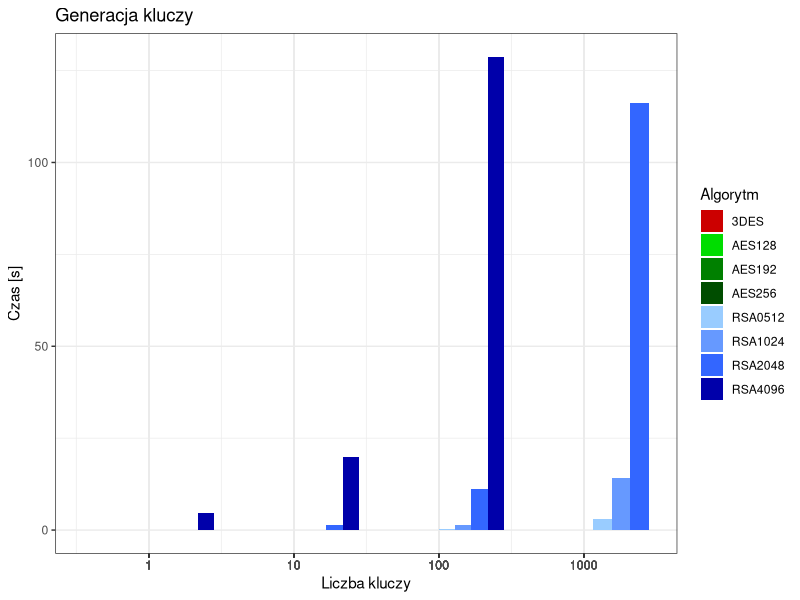
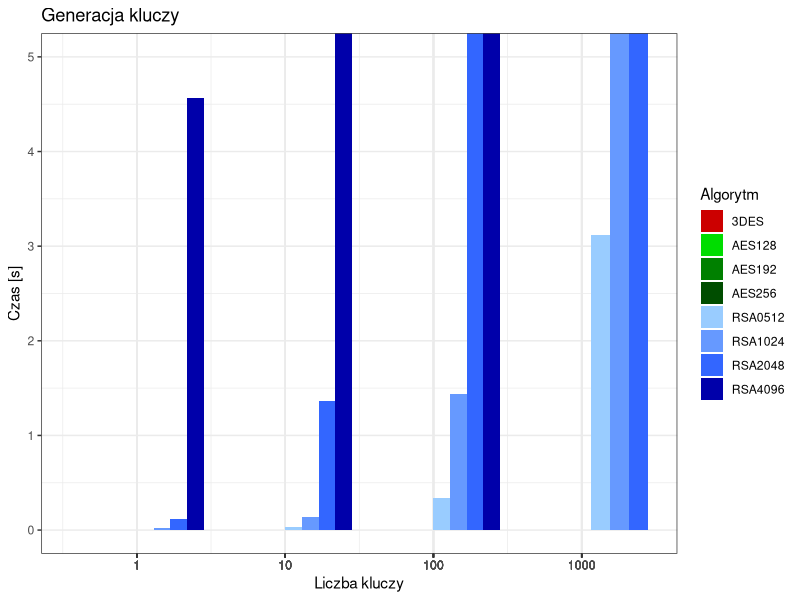
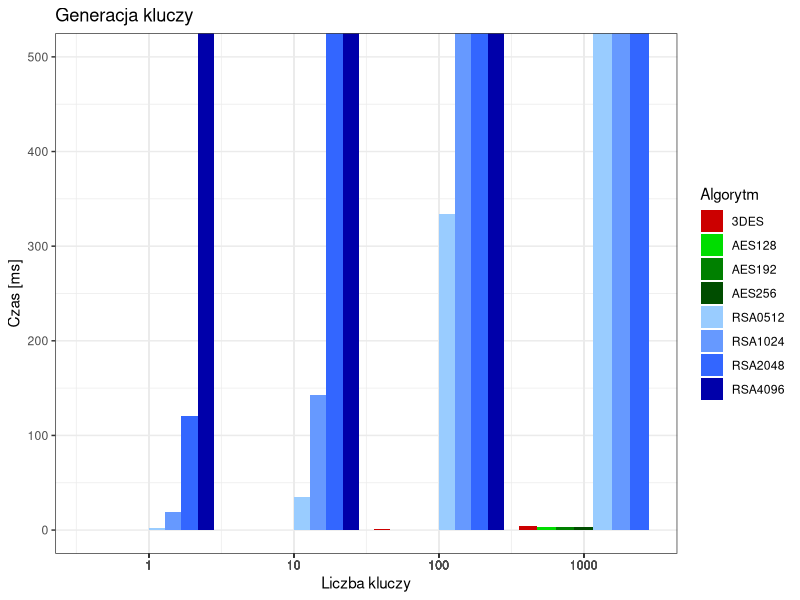
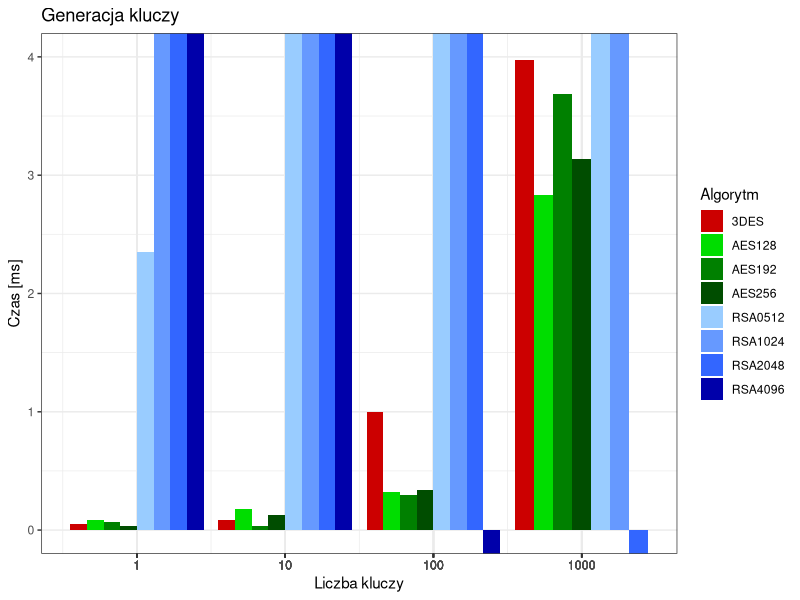
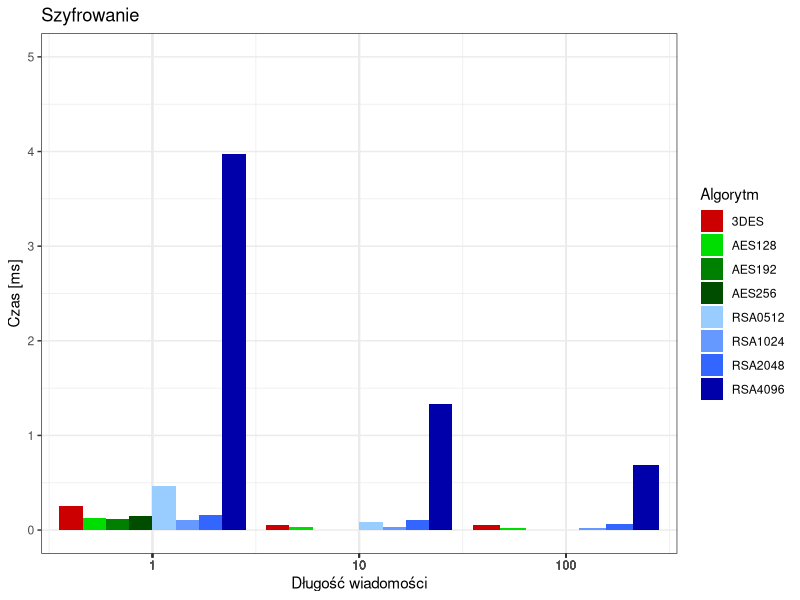
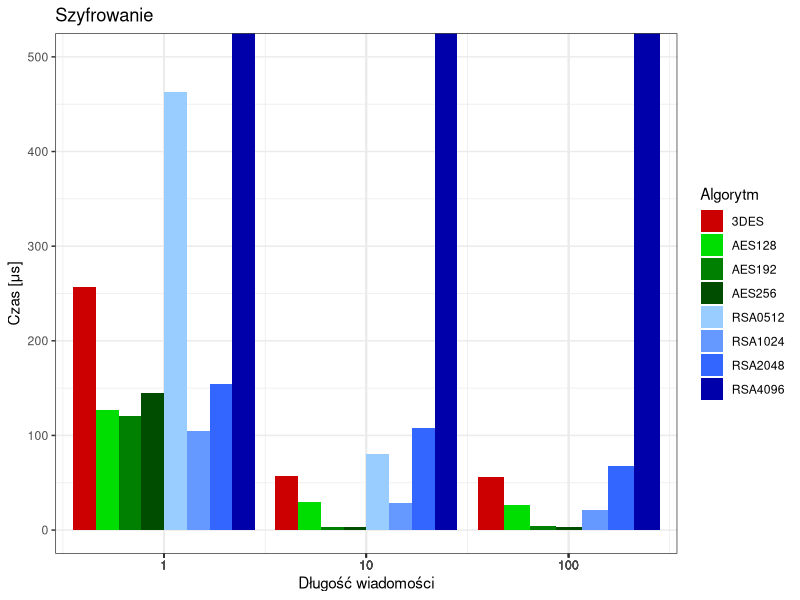
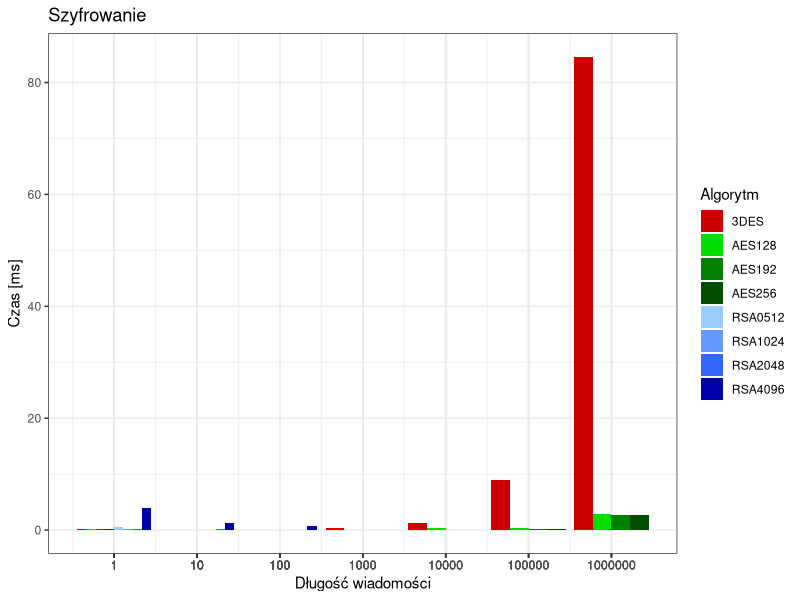
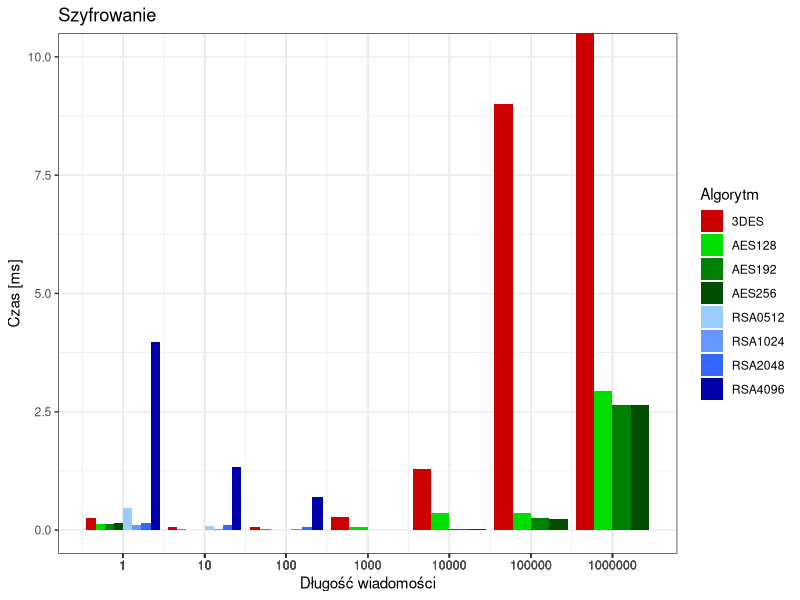

These figures' R source, in order:
## ---- chunk 1
library(ggplot2)
library(tidyr)
library(RColorBrewer)

data <- read.csv('result.csv', strip.white=TRUE)
source_df <- as.data.frame(data)
source_df$Microseconds <- source_df$Nanoseconds / 1000
source_df$Milliseconds <- source_df$Nanoseconds / 1000000
source_df$Seconds <- source_df$Nanoseconds / 1000000000

keygen_df <- source_df[source_df$Test == 'keygen',]
encode_df <- source_df[source_df$Test == 'encoding',]
decode_df <- source_df[source_df$Test == 'decoding',]

colours <- c("#CC0000", "#00DD00", "#008000", "#004d00", "#99CCFF", "#6699FF", "#3366FF", "#0000AA")
## ---- chunk 2
options(scipen = 999)  # disable scientific notation
## ---- chunk 3
time_gg <- function(data_, aes_) {
  plot <- ggplot(data_, aes_) +
  theme_bw() +
  geom_col(position = 'dodge') +
  scale_x_log10(breaks=data_$Size) +
  scale_fill_manual(values = colours)
}

time_gg_ylim <- function(data_, aes_, ylim_) {
  time_gg(data_, aes_) + coord_cartesian(ylim = c(0, ylim_))
}
## ---- chunk 4
time_gg(keygen_df, aes(x=Size, y=Seconds, fill=Algorithm)) +
  labs(title='Generacja kluczy', x='Liczba kluczy', y='Czas [s]', fill='Algorytm')
## ---- chunk 5
time_gg_ylim(keygen_df, aes(x=Size, y=Seconds, fill=Algorithm), 5) +
  labs(title='Generacja kluczy', x='Liczba kluczy', y='Czas [s]', fill='Algorytm')
## ---- chunk 6
time_gg_ylim(keygen_df, aes(x=Size, y=Milliseconds, fill=Algorithm), 500) +
  labs(title='Generacja kluczy', x='Liczba kluczy', y='Czas [ms]', fill='Algorytm')
## ---- chunk 7
time_gg_ylim(keygen_df, aes(x=Size, y=Milliseconds, fill=Algorithm), 4) +
  labs(title='Generacja kluczy', x='Liczba kluczy', y='Czas [ms]', fill='Algorytm')
## ---- chunk 8
time_gg(encode_df, aes(x=Size, y=Milliseconds, fill=Algorithm)) +
  labs(title='Szyfrowanie', x='Długość wiadomości', y='Czas [ms]', fill='Algorytm') +
  coord_cartesian(xlim = c(0.4, 250), ylim = c(0, 5))
## ---- chunk 9
time_gg(encode_df, aes(x=Size, y=Microseconds, fill=Algorithm)) +
  labs(title='Szyfrowanie', x='Długość wiadomości', y='Czas [μs]', fill='Algorytm') +
  coord_cartesian(xlim = c(0.4, 250), ylim = c(0, 500))
## ---- chunk 10
time_gg(encode_df, aes(x=Size, y=Milliseconds, fill=Algorithm)) +
  labs(title='Szyfrowanie', x='Długość wiadomości', y='Czas [ms]', fill='Algorytm')
## ---- chunk 11
time_gg_ylim(encode_df, aes(x=Size, y=Milliseconds, fill=Algorithm), 10) +
  labs(title='Szyfrowanie', x='Długość wiadomości', y='Czas [ms]', fill='Algorytm')
## ---- chunk 12
time_gg_ylim(encode_df, aes(x=Size, y=Milliseconds, fill=Algorithm), 2) +
  labs(title='Szyfrowanie', x='Długość wiadomości', y='Czas [ms]', fill='Algorytm')
## ---- chunk 13
time_gg(decode_df, aes(x=Size, y=Milliseconds, fill=Algorithm)) +
  labs(title='Deszyfrowanie', x='Długość wiadomości', y='Czas [ms]', fill='Algorytm') +
  coord_cartesian(xlim = c(0.4, 250), ylim = c(0, 25))
## ---- chunk 14
time_gg_ylim(decode_df, aes(x=Size, y=Milliseconds, fill=Algorithm), 25) +
  labs(title='Deszyfrowanie', x='Długość wiadomości', y='Czas [ms]', fill='Algorytm')
## ---- chunk 15
time_gg_ylim(decode_df, aes(x=Size, y=Milliseconds, fill=Algorithm), 2.5) +
  labs(title='Deszyfrowanie', x='Długość wiadomości', y='Czas [ms]', fill='Algorytm')
## ---- chunk 16
time_gg_ylim(decode_df, aes(x=Size, y=Microseconds, fill=Algorithm), 500) +
  labs(title='Deszyfrowanie', x='Długość wiadomości', y='Czas [μs]', fill='Algorytm')
## ---- chunk 17
time_gg_ylim(decode_df, aes(x=Size, y=Microseconds, fill=Algorithm), 50) +
  labs(title='Deszyfrowanie', x='Długość wiadomości', y='Czas [μs]', fill='Algorytm')
